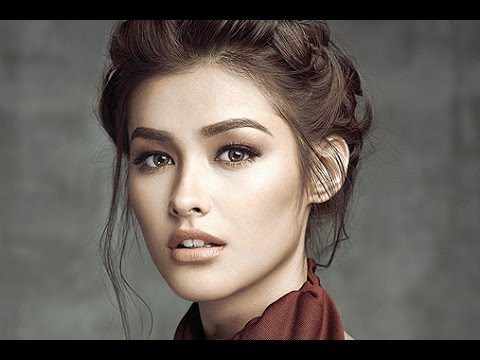
//> input picture Python-work/input.jpg, 480 x 360 px
$ ./find_contour ../../Python-work/input.jpg   (built with g++ and OpenCV 4)
//> lines starting //> are read from the running program, lines starting //| are printed output that depends on the picture; after the words box and inside, x2 and y2 are one past the last pixel; in counts of white or black regions, pixels touching at a corner belong together
/*
Find the contour:-

What is contour:
contour is a curve joining all continous points, having same color or intensity.
The contours are useful tool for shape analysis and object detection and recognition.
To determine the number of objects in the image.

Command to execute:
cmake .
make
./find_contour input_image.jpg

*/

#include "opencv2/core/core.hpp"
#include "opencv2/highgui/highgui.hpp"
#include "opencv2/imgproc/imgproc.hpp"
#include "iostream"
using namespace cv;
using namespace std;
vector<vector<Point> > contours;
vector<Vec4i> hierarchy;
RNG rng(12345);
double area;
int main(int argc,char **argv )
{
    Mat image,Result,gray;;
    image = imread(argv[1], 1);
//> image is the input picture: 360 rows x 480 cols, CV_8UC3; mean B, G, R 90.3, 96.8, 104.8
    Result=image;
    cvtColor(image, gray, COLOR_BGR2GRAY);
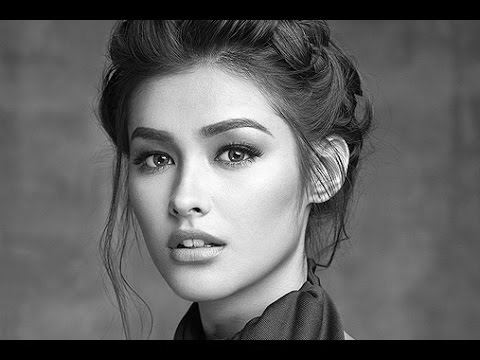
//> gray: 360 rows x 480 cols, CV_8UC1; min 0, max 253, mean 98.5
    threshold(gray, gray, 177, 200, THRESH_BINARY);
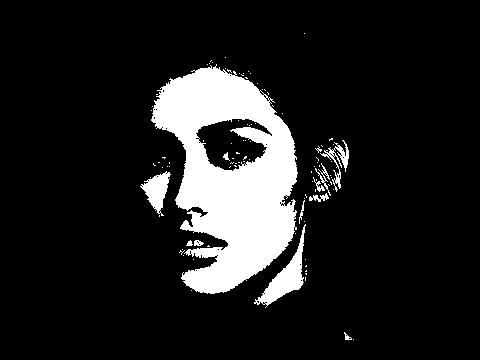
//> gray: 360 rows x 480 cols, CV_8UC1; values 0 (black) and 200 (white), 12.8% white; 98 white regions (86 under 20 px)
    findContours(gray, contours, hierarchy, RETR_EXTERNAL, CHAIN_APPROX_SIMPLE, Point(0, 0) );
//> contours = 77 contours, 68 with area under 20; largest, box (x1, y1, x2, y2) and area: (151, 64, 298, 294) 21090, (254, 224, 306, 308) 1095, (140, 171, 171, 216) 603, (320, 140, 349, 192) 252, (309, 193, 329, 202) 52
    Mat drawing = Mat::zeros( gray.size(), CV_8UC3 );
    for(int i= 0; i < contours.size(); i++)
    {
        area=contourArea(contours[i]);
        Rect rect = boundingRect(contours[i]);
        if(( area>3000 && area<4500 ) && (rect.width > 60 && rect.width  < 100 ) &&(rect.height > 60 && rect.height < 100))
        {
            cout<<"contours[i]: " <<area<<endl;
            cout<<"width"<<rect.width<<"height"<<rect.height<<endl;
            Scalar color = Scalar( rng.uniform(0, 255), rng.uniform(0,255), rng.uniform(0,255) );
            drawContours(Result, contours, i, color, 2, 8, hierarchy, 0, Point() );
        }
    }
//> this loop made 77 passes
//> (area, rect) on passes 2, 14, 17, 23, 31, 35, 41, 52: (20.5, Rect(344, 332, 8, 8)), (33, Rect(194, 240, 10, 6)), (1095, Rect(254, 224, 52, 84)), (51.5, Rect(309, 193, 20, 9)), (28, Rect(313, 177, 12, 15)), (603, Rect(140, 171, 31, 45)), (44.5, Rect(315, 163, 16, 33)), (251.5, Rect(320, 140, 29, 52))
    namedWindow( "Display window", WINDOW_AUTOSIZE );
    imshow( "Display window", image );
    imshow( "Result window", Result);
    waitKey(0);
    return 0;
}

$ run again, on Python-work/nawaj.jpg
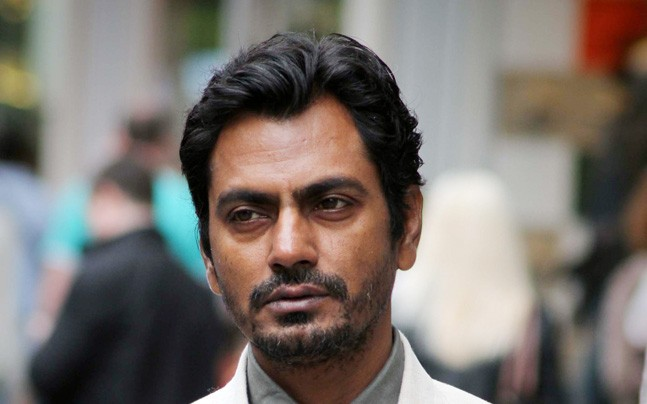
//> input picture Python-work/nawaj.jpg, 647 x 404 px
//> image is the input picture: 404 rows x 647 cols, CV_8UC3; mean B, G, R 108, 113.4, 120.9
//> `cvtColor(image, gray, COLOR_BGR2GRAY);`:
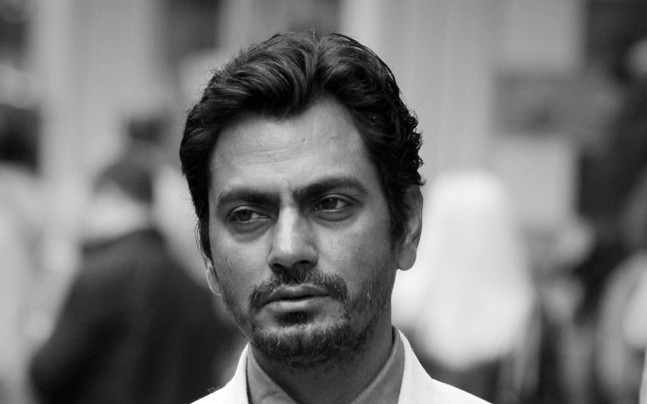
//> gray: 404 rows x 647 cols, CV_8UC1; min 0, max 255, mean 115
//> `threshold(gray, gray, 177, 200, THRESH_BINARY);`:
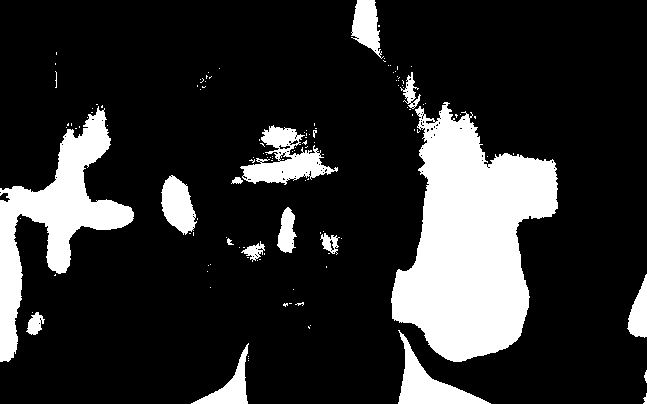
//> gray: 404 rows x 647 cols, CV_8UC1; values 0 (black) and 200 (white), 18% white; 130 white regions (113 under 20 px)
//> contours = 129 contours, 115 with area under 20; largest, box (x1, y1, x2, y2) and area: (391, 102, 558, 362) 25260, (0, 106, 134, 362) 9808, (240, 125, 338, 185) 2446, (398, 330, 491, 404) 2039, (161, 175, 197, 235) 1320
//> the loop `for(int i= 0; i < contours.size(); i++)` made 129 passes
//> (area, rect) on passes 6, 7, 10, 17, 30, 34, 41, 44: (967, Rect(191, 343, 58, 61)), (2039, Rect(398, 330, 93, 74)), (220.5, Rect(26, 312, 19, 23)), (704.5, Rect(627, 274, 20, 64)), (182.5, Rect(241, 241, 24, 21)), (194, Rect(320, 233, 20, 22)), (532.5, Rect(277, 207, 20, 46)), (40.5, Rect(231, 177, 12, 7))
